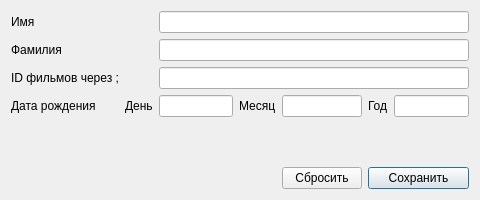
<?xml version="1.0" encoding="UTF-8"?>
<ui version="4.0">
 <class>actorEdit</class>
 <widget class="QDialog" name="actorEdit">
  <property name="geometry">
   <rect>
    <x>0</x>
    <y>0</y>
    <width>480</width>
    <height>200</height>
   </rect>
  </property>
  <property name="minimumSize">
   <size>
    <width>480</width>
    <height>200</height>
   </size>
  </property>
  <property name="windowTitle">
   <string>Dialog</string>
  </property>
  <layout class="QGridLayout" name="gridLayout">
   <item row="0" column="0">
    <widget class="QLabel" name="nameLabel">
     <property name="text">
      <string>Имя</string>
     </property>
    </widget>
   </item>
   <item row="1" column="0">
    <widget class="QLabel" name="lastnameLabel">
     <property name="text">
      <string>Фамилия</string>
     </property>
    </widget>
   </item>
   <item row="3" column="5">
    <widget class="QLabel" name="yearLabel">
     <property name="text">
      <string>Год</string>
     </property>
    </widget>
   </item>
   <item row="5" column="5" colspan="2">
    <widget class="QPushButton" name="saveButton">
     <property name="text">
      <string>Сохранить</string>
     </property>
    </widget>
   </item>
   <item row="3" column="3">
    <widget class="QLabel" name="monthLabel">
     <property name="text">
      <string>Месяц</string>
     </property>
    </widget>
   </item>
   <item row="3" column="0">
    <widget class="QLabel" name="birthdayLabel">
     <property name="text">
      <string>Дата рождения</string>
     </property>
    </widget>
   </item>
   <item row="5" column="4">
    <widget class="QPushButton" name="resetButton">
     <property name="text">
      <string>Сбросить</string>
     </property>
    </widget>
   </item>
   <item row="3" column="1">
    <widget class="QLabel" name="dayLabel">
     <property name="text">
      <string>День</string>
     </property>
    </widget>
   </item>
   <item row="4" column="3" colspan="2">
    <spacer name="verticalSpacer">
     <property name="orientation">
      <enum>Qt::Vertical</enum>
     </property>
     <property name="sizeHint" stdset="0">
      <size>
       <width>20</width>
       <height>40</height>
      </size>
     </property>
    </spacer>
   </item>
   <item row="2" column="0">
    <widget class="QLabel" name="filmsLabel">
     <property name="text">
      <string>ID фильмов через ;</string>
     </property>
    </widget>
   </item>
   <item row="0" column="2" colspan="5">
    <widget class="QLineEdit" name="nameEdit"/>
   </item>
   <item row="1" column="2" colspan="5">
    <widget class="QLineEdit" name="lastnameEdit"/>
   </item>
   <item row="2" column="2" colspan="5">
    <widget class="QLineEdit" name="filmsEdit"/>
   </item>
   <item row="3" column="2">
    <widget class="QLineEdit" name="dayEdit"/>
   </item>
   <item row="3" column="4">
    <widget class="QLineEdit" name="monthEdit"/>
   </item>
   <item row="3" column="6">
    <widget class="QLineEdit" name="yearEdit"/>
   </item>
  </layout>
 </widget>
 <resources/>
 <connections/>
</ui>
